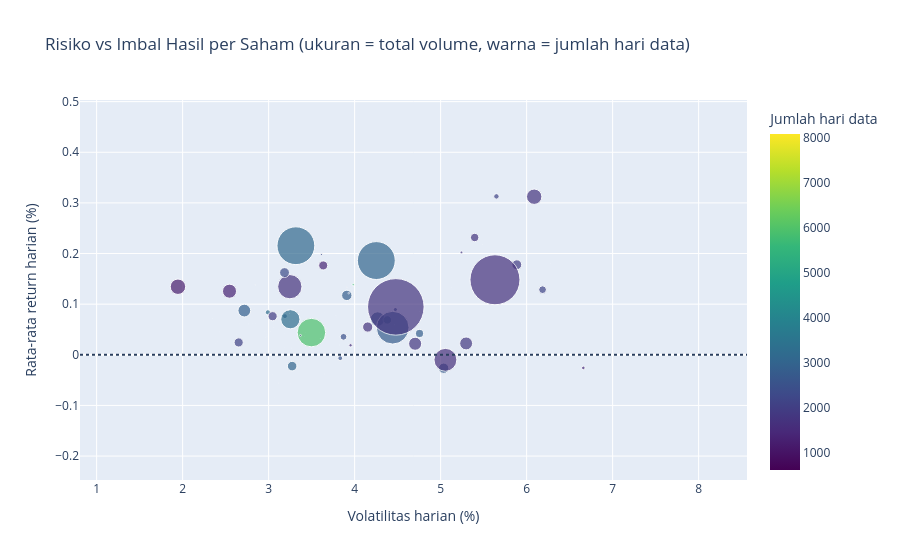

Here is the notebook cell this chart was saved with:
### Markdown cell above
Sel 10 — analisis multi-dimensi (risiko vs imbal hasil per saham)

### Code cell
risiko = (
    df_ret.group_by("ticker")
    .agg(
        (pl.col("ret").mean() * 100).alias("rata_ret_pct"),
        (pl.col("ret").std() * 100).alias("volatilitas_pct"),
        pl.col("volume").sum().alias("total_volume"),
        pl.len().alias("n_hari"),
    )
    .filter(pl.col("n_hari") >= 250)
)
fig6 = px.scatter(
    risiko.to_pandas(), x="volatilitas_pct", y="rata_ret_pct",
    size="total_volume", color="n_hari", hover_name="ticker", size_max=40,
    color_continuous_scale="Viridis",
    title="Risiko vs Imbal Hasil per Saham (ukuran = total volume, warna = jumlah hari data)",
    labels={"volatilitas_pct": "Volatilitas harian (%)", "rata_ret_pct": "Rata-rata return harian (%)",
            "n_hari": "Jumlah hari data"},
)
fig6.add_hline(y=0, line_dash="dot")
fig6.show()

### Figure 1 — Plotly figure (JSON) as saved in the notebook; plotly's stock layout.template omitted (floating-point values rounded to 4 significant figures; data arrays with more than 128 entries replaced by an {"elided": "..."} marker saying what was removed)
{"data": [{"hovertemplate": "<b>%{hovertext}</b><br><br>Volatilitas harian (%)=%{x}<br>Rata-rata return harian (%)=%{y}<br>total_volume=%{marker.size}<br>Jumlah hari data=%{marker.color}<extra></extra>", "hovertext": {"elided": "318 str values"}, "legendgroup": "", "marker": {"color": {"elided": "318 int values"}, "coloraxis": "coloraxis", "size": {"elided": "318 float values"}, "sizemode": "area", "sizeref": 639500000000000.0, "symbol": "circle"}, "mode": "markers", "name": "", "orientation": "v", "showlegend": false, "type": "scatter", "x": {"elided": "318 float values"}, "xaxis": "x", "y": {"elided": "318 float values"}, "yaxis": "y"}], "layout": {"coloraxis": {"autocolorscale": false, "colorbar": {"title": {"text": "Jumlah hari data"}}, "colorscale": [[0, "#440154"], [0.1111, "#482878"], [0.2222, "#3e4989"], [0.3333, "#31688e"], [0.4444, "#26828e"], [0.5556, "#1f9e89"], [0.6667, "#35b779"], [0.7778, "#6ece58"], [0.8889, "#b5de2b"], [1, "#fde725"]]}, "legend": {"itemsizing": "constant", "tracegroupgap": 0}, "shapes": [{"line": {"dash": "dot"}, "type": "line", "x0": 0, "x1": 1, "xref": "x domain", "y0": 0, "y1": 0, "yref": "y"}], "title": {"text": "Risiko vs Imbal Hasil per Saham (ukuran = total volume, warna = jumlah hari data)"}, "xaxis": {"anchor": "y", "domain": [0, 1], "title": {"text": "Volatilitas harian (%)"}}, "yaxis": {"anchor": "x", "domain": [0, 1], "title": {"text": "Rata-rata return harian (%)"}}}}
